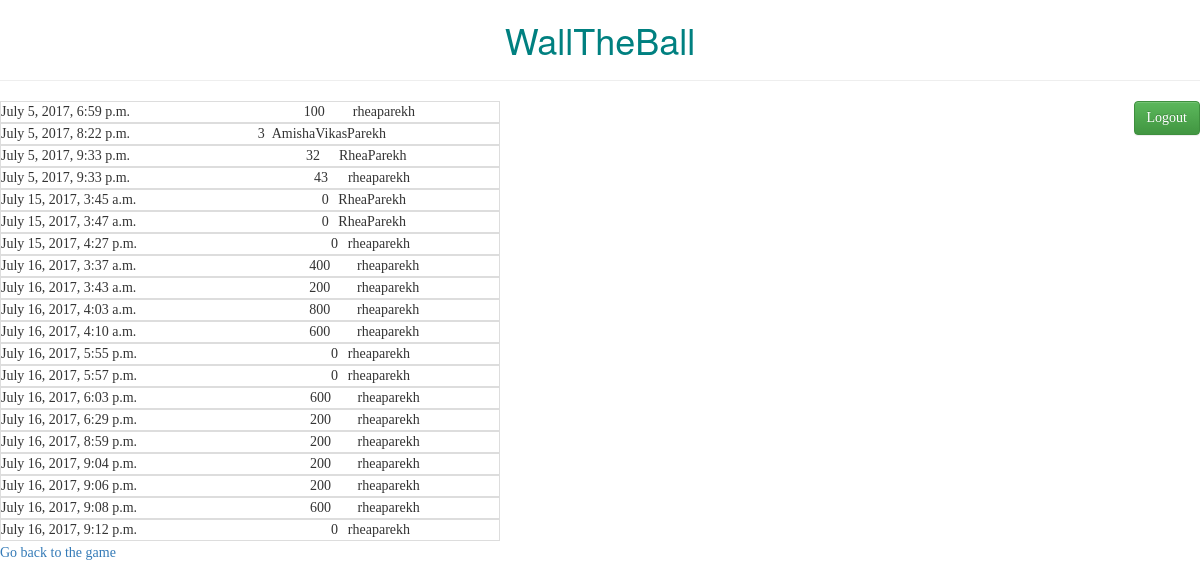
The page /scores (signed in) on the database as committed earlier.
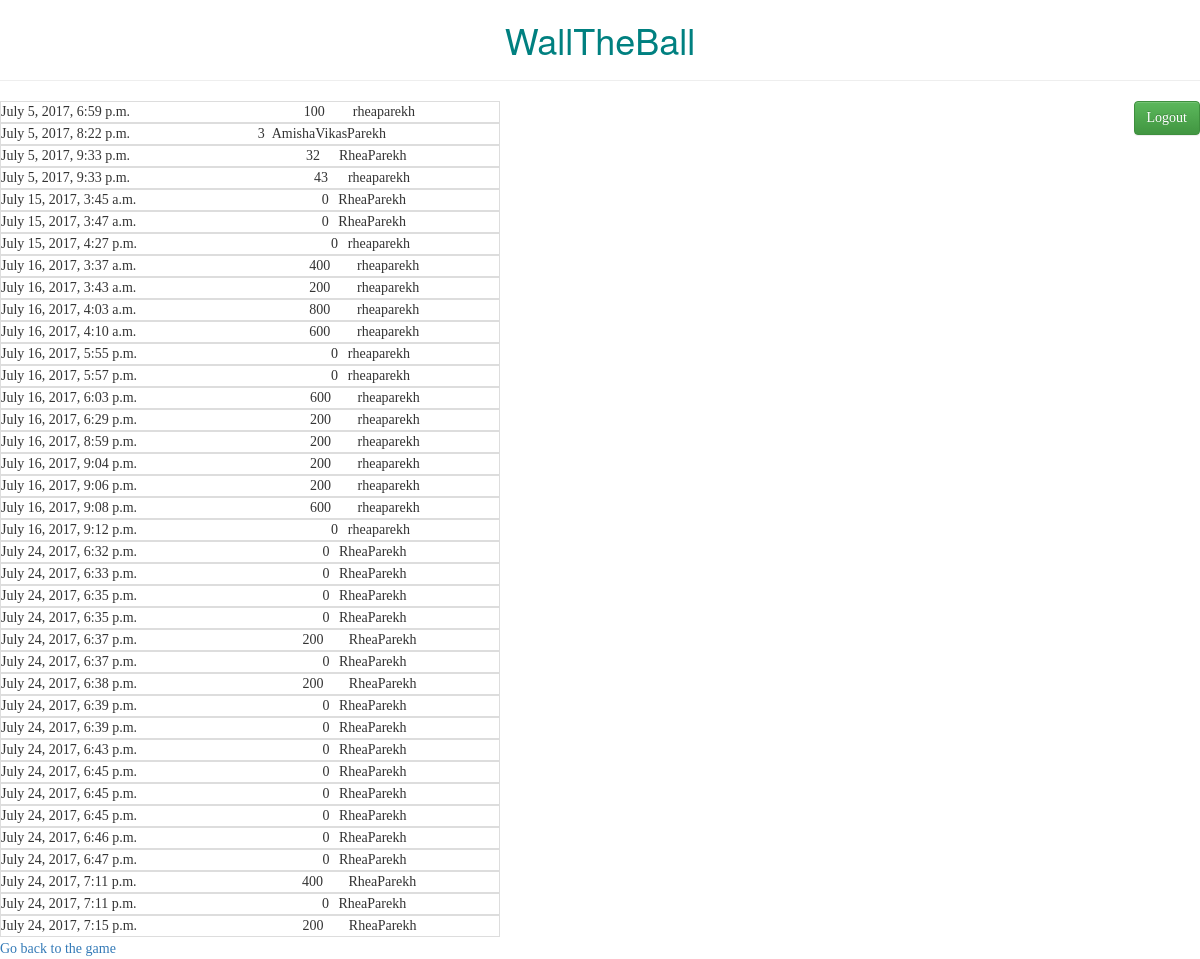
The same page on the database as committed later.
### GameApp/models.py (models this page shows, shortened)
class Score(models.Model):
    score = models.IntegerField()
    user = models.ForeignKey(User)
    date=models.DateTimeField(auto_now=True,blank=True)
    class Meta:
        ordering=['user','score','date']

### GameApp/views.py (the view)
# urls.py: url(r'^scores$',views.score_view,name='score'),
def score_view(request):
  if request.user.is_authenticated():
     score_list=Score.objects.order_by('date')
     context={'score_list':score_list}
     return render(request,'score.html',context)

### gameManager/templates/score.html
{% extends "base.html" %}
{% load static %}
{% block logout %}
   <hr>
   <form action="logout">
       <input type="submit" id="logout" value="Logout" class="btn btn-success" style="float:right">
   </form>
{% endblock %}
{% block Score %}
  {% for s in score_list %}
  <table id="table">
  <tr id="td">
     <td>{{s.date}}</td>
     <td>{{s.score}}</td>
     <td>{{s.user}}</td>
  </tr>
  </table>
  {% endfor %}
  <a href="/../" > Go back to the game </a>
{% endblock %}

Rows that differ between the two databases and show on the page:
added Score: date "July 24, 2017, 6:32 p.m.", score "0", user "RheaParekh"
added Score: date "July 24, 2017, 6:33 p.m.", score "0", user "RheaParekh"
added Score: date "July 24, 2017, 6:35 p.m.", score "0", user "RheaParekh"
added Score: date "July 24, 2017, 6:35 p.m.", score "0", user "RheaParekh"
added Score: date "July 24, 2017, 6:37 p.m.", score "200", user "RheaParekh"
added Score: date "July 24, 2017, 6:37 p.m.", score "0", user "RheaParekh"
added Score: date "July 24, 2017, 6:38 p.m.", score "200", user "RheaParekh"
added Score: date "July 24, 2017, 6:39 p.m.", score "0", user "RheaParekh"
added Score: date "July 24, 2017, 6:39 p.m.", score "0", user "RheaParekh"
added Score: date "July 24, 2017, 6:43 p.m.", score "0", user "RheaParekh"
added Score: date "July 24, 2017, 6:45 p.m.", score "0", user "RheaParekh"
added Score: date "July 24, 2017, 6:45 p.m.", score "0", user "RheaParekh"
added Score: date "July 24, 2017, 6:45 p.m.", score "0", user "RheaParekh"
added Score: date "July 24, 2017, 6:46 p.m.", score "0", user "RheaParekh"
added Score: date "July 24, 2017, 6:47 p.m.", score "0", user "RheaParekh"
added Score: date "July 24, 2017, 7:11 p.m.", score "400", user "RheaParekh"
added Score: date "July 24, 2017, 7:11 p.m.", score "0", user "RheaParekh"
added Score: date "July 24, 2017, 7:15 p.m.", score "200", user "RheaParekh"
